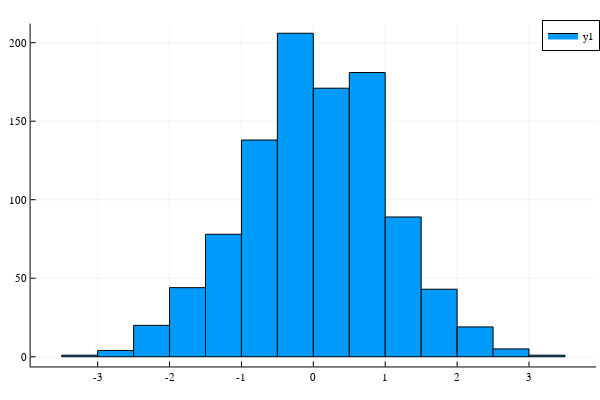

The notebook cell this image was saved under:
### Code cell
Plots.histogram(randn(1000),nbins=20)

### Figure 1 — Plotly figure (JSON) as saved in the notebook; plotly's stock layout.template omitted (floating-point values rounded to 4 significant figures)
{"data": [{"fill": "tozeroy", "fillcolor": "rgba(0, 154, 250, 1.000)", "hoverinfo": "none", "legendgroup": "y1", "line": {"color": "rgba(0, 0, 0, 1)", "dash": "solid", "width": 1}, "mode": "lines", "name": "y1", "showlegend": true, "type": "scatter", "x": [-3.5, -3.5, -3, -3, -3.5, -3.5], "xaxis": "x", "y": [1, 0, 0, 1, 1, 1], "yaxis": "y"}, {"fill": "tozeroy", "fillcolor": "rgba(0, 154, 250, 1.000)", "hoverinfo": "none", "legendgroup": "y1", "line": {"color": "rgba(0, 0, 0, 1)", "dash": "solid", "width": 1}, "mode": "lines", "name": "y1", "showlegend": false, "type": "scatter", "x": [-3, -3, -2.5, -2.5, -3, -3], "xaxis": "x", "y": [4, 0, 0, 4, 4, 4], "yaxis": "y"}, {"fill": "tozeroy", "fillcolor": "rgba(0, 154, 250, 1.000)", "hoverinfo": "none", "legendgroup": "y1", "line": {"color": "rgba(0, 0, 0, 1)", "dash": "solid", "width": 1}, "mode": "lines", "name": "y1", "showlegend": false, "type": "scatter", "x": [-2.5, -2.5, -2, -2, -2.5, -2.5], "xaxis": "x", "y": [20, 0, 0, 20, 20, 20], "yaxis": "y"}, {"fill": "tozeroy", "fillcolor": "rgba(0, 154, 250, 1.000)", "hoverinfo": "none", "legendgroup": "y1", "line": {"color": "rgba(0, 0, 0, 1)", "dash": "solid", "width": 1}, "mode": "lines", "name": "y1", "showlegend": false, "type": "scatter", "x": [-2, -2, -1.5, -1.5, -2, -2], "xaxis": "x", "y": [44, 0, 0, 44, 44, 44], "yaxis": "y"}, {"fill": "tozeroy", "fillcolor": "rgba(0, 154, 250, 1.000)", "hoverinfo": "none", "legendgroup": "y1", "line": {"color": "rgba(0, 0, 0, 1)", "dash": "solid", "width": 1}, "mode": "lines", "name": "y1", "showlegend": false, "type": "scatter", "x": [-1.5, -1.5, -1, -1, -1.5, -1.5], "xaxis": "x", "y": [78, 0, 0, 78, 78, 78], "yaxis": "y"}, {"fill": "tozeroy", "fillcolor": "rgba(0, 154, 250, 1.000)", "hoverinfo": "none", "legendgroup": "y1", "line": {"color": "rgba(0, 0, 0, 1)", "dash": "solid", "width": 1}, "mode": "lines", "name": "y1", "showlegend": false, "type": "scatter", "x": [-1, -1, -0.5, -0.5, -1, -1], "xaxis": "x", "y": [138, 0, 0, 138, 138, 138], "yaxis": "y"}, {"fill": "tozeroy", "fillcolor": "rgba(0, 154, 250, 1.000)", "hoverinfo": "none", "legendgroup": "y1", "line": {"color": "rgba(0, 0, 0, 1)", "dash": "solid", "width": 1}, "mode": "lines", "name": "y1", "showlegend": false, "type": "scatter", "x": [-0.5, -0.5, 0, 0, -0.5, -0.5], "xaxis": "x", "y": [206, 0, 0, 206, 206, 206], "yaxis": "y"}, {"fill": "tozeroy", "fillcolor": "rgba(0, 154, 250, 1.000)", "hoverinfo": "none", "legendgroup": "y1", "line": {"color": "rgba(0, 0, 0, 1)", "dash": "solid", "width": 1}, "mode": "lines", "name": "y1", "showlegend": false, "type": "scatter", "x": [0, 0, 0.5, 0.5, 0, 0], "xaxis": "x", "y": [171, 0, 0, 171, 171, 171], "yaxis": "y"}, {"fill": "tozeroy", "fillcolor": "rgba(0, 154, 250, 1.000)", "hoverinfo": "none", "legendgroup": "y1", "line": {"color": "rgba(0, 0, 0, 1)", "dash": "solid", "width": 1}, "mode": "lines", "name": "y1", "showlegend": false, "type": "scatter", "x": [0.5, 0.5, 1, 1, 0.5, 0.5], "xaxis": "x", "y": [181, 0, 0, 181, 181, 181], "yaxis": "y"}, {"fill": "tozeroy", "fillcolor": "rgba(0, 154, 250, 1.000)", "hoverinfo": "none", "legendgroup": "y1", "line": {"color": "rgba(0, 0, 0, 1)", "dash": "solid", "width": 1}, "mode": "lines", "name": "y1", "showlegend": false, "type": "scatter", "x": [1, 1, 1.5, 1.5, 1, 1], "xaxis": "x", "y": [89, 0, 0, 89, 89, 89], "yaxis": "y"}, {"fill": "tozeroy", "fillcolor": "rgba(0, 154, 250, 1.000)", "hoverinfo": "none", "legendgroup": "y1", "line": {"color": "rgba(0, 0, 0, 1)", "dash": "solid", "width": 1}, "mode": "lines", "name": "y1", "showlegend": false, "type": "scatter", "x": [1.5, 1.5, 2, 2, 1.5, 1.5], "xaxis": "x", "y": [43, 0, 0, 43, 43, 43], "yaxis": "y"}, {"fill": "tozeroy", "fillcolor": "rgba(0, 154, 250, 1.000)", "hoverinfo": "none", "legendgroup": "y1", "line": {"color": "rgba(0, 0, 0, 1)", "dash": "solid", "width": 1}, "mode": "lines", "name": "y1", "showlegend": false, "type": "scatter", "x": [2, 2, 2.5, 2.5, 2, 2], "xaxis": "x", "y": [19, 0, 0, 19, 19, 19], "yaxis": "y"}, {"fill": "tozeroy", "fillcolor": "rgba(0, 154, 250, 1.000)", "hoverinfo": "none", "legendgroup": "y1", "line": {"color": "rgba(0, 0, 0, 1)", "dash": "solid", "width": 1}, "mode": "lines", "name": "y1", "showlegend": false, "type": "scatter", "x": [2.5, 2.5, 3, 3, 2.5, 2.5], "xaxis": "x", "y": [5, 0, 0, 5, 5, 5], "yaxis": "y"}, {"fill": "tozeroy", "fillcolor": "rgba(0, 154, 250, 1.000)", "hoverinfo": "none", "legendgroup": "y1", "line": {"color": "rgba(0, 0, 0, 1)", "dash": "solid", "width": 1}, "mode": "lines", "name": "y1", "showlegend": false, "type": "scatter", "x": [3, 3, 3.5, 3.5, 3, 3], "xaxis": "x", "y": [1, 0, 0, 1, 1, 1], "yaxis": "y"}, {"colorbar": {"title": {"text": ""}}, "legendgroup": "y1", "marker": {"color": "rgba(0, 154, 250, 0.000)", "line": {"color": "rgba(0, 0, 0, 0)", "width": 1}, "size": 0, "symbol": "circle"}, "mode": "markers", "name": "y1", "showlegend": false, "type": "scatter", "x": [-3.25, -2.75, -2.25, -1.75, -1.25, -0.75, -0.25, 0.25, 0.75, 1.25, 1.75, 2.25, 2.75, 3.25], "xaxis": "x", "y": [1, 4, 20, 44, 78, 138, 206, 171, 181, 89, 43, 19, 5, 1], "yaxis": "y", "zmax": null, "zmin": null}], "layout": {"annotations": [], "height": 400, "legend": {"bgcolor": "rgba(255, 255, 255, 1.000)", "bordercolor": "rgba(0, 0, 0, 1)", "borderwidth": 1, "font": {"color": "rgba(0, 0, 0, 1)", "family": "sans-serif", "size": 11}, "title": {"font": {"color": "rgba(0, 0, 0, 1)", "family": "sans-serif", "size": 15}, "text": ""}, "tracegroupgap": 0, "traceorder": "normal", "x": 1, "xanchor": "auto", "y": 1, "yanchor": "auto"}, "margin": {"b": 20, "l": 0, "r": 0, "t": 20}, "paper_bgcolor": "rgba(255, 255, 255, 1.000)", "plot_bgcolor": "rgba(255, 255, 255, 1.000)", "showlegend": true, "width": 600, "xaxis": {"anchor": "y", "domain": [0.05101, 0.9934], "gridcolor": "rgba(0, 0, 0, 0.1)", "gridwidth": 0.5, "linecolor": "rgba(0, 0, 0, 1)", "mirror": false, "range": [-3.933, 3.933], "showgrid": true, "showline": true, "showticklabels": true, "tickangle": 0, "tickcolor": "rgb(0, 0, 0)", "tickfont": {"color": "rgba(0, 0, 0, 1)", "family": "sans-serif", "size": 11}, "tickmode": "array", "ticks": "inside", "ticktext": ["-3", "-2", "-1", "0", "1", "2", "3"], "tickvals": [-3, -2, -1, 0, 1, 2, 3], "title": {"font": {"color": "rgba(0, 0, 0, 1)", "family": "sans-serif", "size": 15}, "text": ""}, "type": "linear", "visible": true, "zeroline": false, "zerolinecolor": "rgba(0, 0, 0, 1)"}, "yaxis": {"anchor": "x", "domain": [0.03762, 0.9902], "gridcolor": "rgba(0, 0, 0, 0.1)", "gridwidth": 0.5, "linecolor": "rgba(0, 0, 0, 1)", "mirror": false, "range": [-6.18, 212.2], "showgrid": true, "showline": true, "showticklabels": true, "tickangle": 0, "tickcolor": "rgb(0, 0, 0)", "tickfont": {"color": "rgba(0, 0, 0, 1)", "family": "sans-serif", "size": 11}, "tickmode": "array", "ticks": "inside", "ticktext": ["0", "50", "100", "150", "200"], "tickvals": [0, 50, 100, 150, 200], "title": {"font": {"color": "rgba(0, 0, 0, 1)", "family": "sans-serif", "size": 15}, "text": ""}, "type": "linear", "visible": true, "zeroline": false, "zerolinecolor": "rgba(0, 0, 0, 1)"}}}
